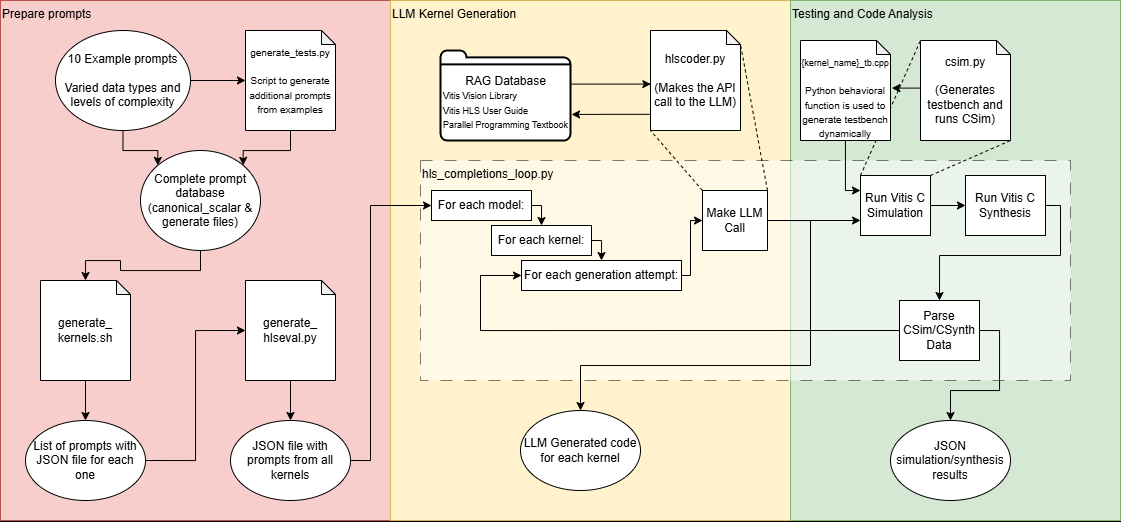
#> input picture ProcessHLSEVAL.png, 1121 x 522 px
$ python -i generate.py   (imports and definitions only)
#> lines starting #> are read from the running program, lines starting #| are printed output that depends on the picture
import numpy as np
import cv2
from hlsfab import PromptConstructor, generate_examples

# --- Constants (from config/xf_config_params.h) ---
HEIGHT = 128
WIDTH = 128
FILTER_SIZE = 3
MAXCOLORS = 3
# IN_TYPE = XF_8UC3 (3-channel BGR), OUT_TYPE = XF_8UC1
# INPUT_PTR_WIDTH = 32, OUTPUT_PTR_WIDTH = 8
# Pipeline: BGR -> bgr2hsv -> colorthresholding -> erode -> dilate -> dilate -> erode

# Threshold arrays from testbench (hardcoded per xf_colordetect_tb.cpp)
# Each group of 3 values: [H_low, S_low, V_low], [H_high, S_high, V_high]
LOW_THRESH = np.array([
    22, 150, 60,   # Yellow lower
    38, 150, 60,   # Green lower
    160, 150, 60,  # Red lower
], dtype=np.uint8)

HIGH_THRESH = np.array([
    38, 255, 255,  # Yellow upper
    75, 255, 255,  # Green upper
    179, 255, 255, # Red upper
], dtype=np.uint8)

# XF_8UC3 input -> ap_uint<32> (INPUT_PTR_WIDTH=32), 3-channel BGR flat array
function_signature = (
    "void colordetect_accel("
    "int32_t* img_in, "
    "int32_t* img_out)"
)

description = f"""
This HLS kernel performs color detection on a {HEIGHT}x{WIDTH} BGR image and produces
a binary mask highlighting pixels that fall within any of {MAXCOLORS} predefined HSV color ranges.

Parameters:
    img_in:  Pointer to a flat array of {HEIGHT * WIDTH * 3} uint8 values representing a
             {HEIGHT}x{WIDTH} BGR image in row-major order (3 bytes per pixel: B, G, R).
    img_out: Pointer to a flat array of {HEIGHT * WIDTH} uint8 values for the output binary
             mask (0 = no color match, 255 = color match).

Processing pipeline:
  1. BGR to HSV conversion using integer lookup tables (exact Xilinx xf::cv::bgr2hsv formula).
  2. Color thresholding: for each pixel, check if HSV values fall within any of {MAXCOLORS} color
     ranges (Yellow: H in [22,38], Green: H in [38,75], Red: H in [160,179]; all with S in
     [150,255], V in [60,255]). Output is 255 if any range matches, 0 otherwise.
  3. Morphological post-processing: erode -> dilate -> dilate -> erode with a {FILTER_SIZE}x{FILTER_SIZE}
     all-ones rectangular structuring element (XF_BORDER_CONSTANT).
     - Erosion border constant = 255 (does not affect minimum).
     - Dilation border constant = 0 (does not affect maximum).

Output values are uint8 in {{0, 255}}.
"""

inputs_info = [
    {
        "name": "img_in",
        "array_dimension": 3,
        "shape": (HEIGHT, WIDTH, 3),
        "total_elements": HEIGHT * WIDTH * 3,
        "dtype": "int32",
        "iotype": "in",
        "min": 0,
        "max": 255,
    },
    {
        "name": "img_out",
        "array_dimension": 2,
        "shape": (HEIGHT, WIDTH),
        "total_elements": HEIGHT * WIDTH,
        "dtype": "int32",
        "iotype": "out",
    },
]


def behavioral(img_in):
    bgr = img_in.reshape((128, 128, 3)).astype(np.uint8)
    hsv = cv2.cvtColor(bgr, cv2.COLOR_BGR2HSV)
    # Three color ranges
    ranges = [
        ((22, 150, 60), (38, 255, 255)),
        ((38, 150, 60), (75, 255, 255)),
        ((160, 150, 60), (179, 255, 255)),
    ]
    mask = np.zeros((128, 128), dtype=np.uint8)
    for lo, hi in ranges:
        mask |= cv2.inRange(hsv, np.array(lo, dtype=np.uint8), np.array(hi, dtype=np.uint8))
    # Morphology: erode -> dilate -> dilate -> erode with rectangular (all-ones) SE
    # KERNEL_SHAPE=0 in xf_config_params.h => XF_SHAPE_RECT
    se = cv2.getStructuringElement(cv2.MORPH_RECT, (3, 3))
    mask = cv2.erode(mask, se, borderType=cv2.BORDER_CONSTANT, borderValue=255)
    mask = cv2.dilate(mask, se, borderType=cv2.BORDER_CONSTANT, borderValue=0)
    mask = cv2.dilate(mask, se, borderType=cv2.BORDER_CONSTANT, borderValue=0)
    mask = cv2.erode(mask, se, borderType=cv2.BORDER_CONSTANT, borderValue=255)
    return mask.flatten()


# [1 line that did not run here, left out]

# [6 lines that did not run here, left out]

# [1 line not run here, left out]

>>> import cv2
>>> picture = cv2.imread('../../../ProcessHLSEVAL.png', cv2.IMREAD_GRAYSCALE)
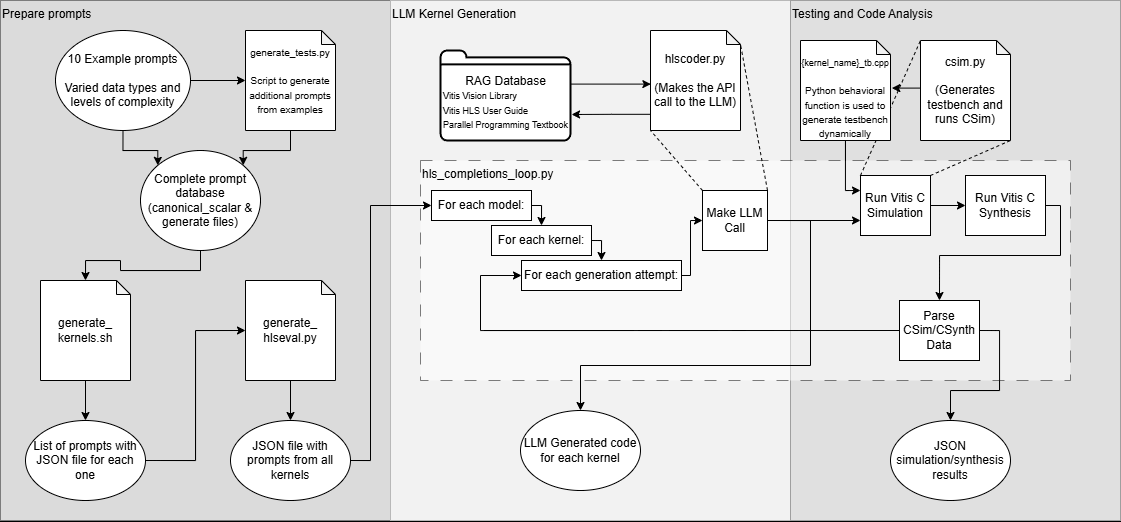
#> picture: shape (522, 1121); min 0, max 255, mean 226.8
#> (the run stopped early here; a loop or call above may not have finished)
